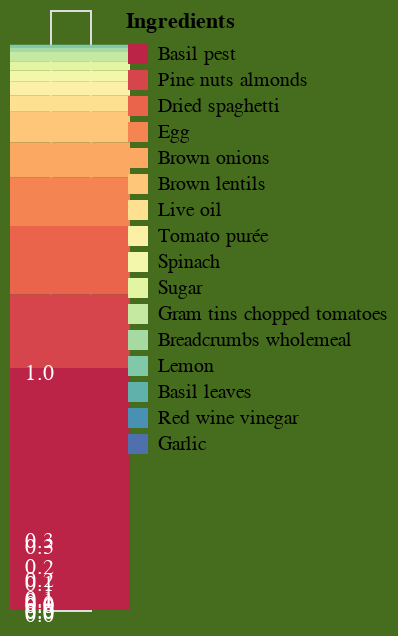

Notebook code cell kept with this figure:
### Code cell
df = df.sort_values('impact')
df = df.rename(columns={"name": "Ingredients"})

chart = alt.Chart(df).mark_bar(size = 60).encode(
    alt.Y('sum(impact)', axis = None),
    color = alt.Color('Ingredients', scale=alt.Scale(scheme='spectral', domain = list(reversed(df.Ingredients)))),
    order = alt.Order('impact:N', sort='descending'))



text = alt.Chart(df).mark_text(dx=-15, dy=3, color='white').encode(
    alt.Y('sum(impact)'),
    text=alt.Text('impact:N', format='.1f')
)

alt.layer(chart, text).configure_view(stroke='transparent').configure_legend(padding=1000,
    orient='left',
    labelColor = 'white',
    titleColor = 'white',
).configure(background = '#466d1d' )

### Figure 1 — Vega-Lite specification as saved in the notebook (floating-point values rounded to 4 significant figures)
{"config": {"view": {"continuousWidth": 400, "continuousHeight": 300}, "background": "#466d1d"}, "layer": [{"mark": {"type": "bar", "size": 60}, "encoding": {"color": {"type": "nominal", "field": "Ingredients", "scale": {"domain": ["Basil pest", "Pine nuts almonds", "Dried spaghetti", "Egg", "Brown onions", "Brown lentils", "Live oil", "Tomato purée", "Spinach", "Sugar", "Gram tins chopped tomatoes", "Breadcrumbs wholemeal", "Lemon", "Basil leaves", "Red wine vinegar", "Garlic"], "scheme": "spectral"}}, "order": {"type": "nominal", "field": "impact", "sort": "descending"}, "y": {"type": "quantitative", "aggregate": "sum", "axis": null, "field": "impact"}}}, {"mark": {"type": "text", "color": "white", "dx": -15, "dy": 3}, "encoding": {"text": {"type": "nominal", "field": "impact", "format": ".1f"}, "y": {"type": "quantitative", "aggregate": "sum", "field": "impact"}}}], "data": {"name": "data-9238ca879c7cf099f8b25a718b497fa0"}, "$schema": "https://vega.github.io/schema/vega-lite/v4.8.1.json", "datasets": {"data-9238ca879c7cf099f8b25a718b497fa0": [{"index": 3, "qty": "4", "unit": "clove", "Ingredients": "Garlic", "category": "Onions & Leeks", "impact": 0.0, "raw_ingredient": "3                          garlic"}, {"index": 13, "qty": 0, "unit": "gram", "Ingredients": "Red wine vinegar", "category": "Wine vinegar", "impact": 0.0, "raw_ingredient": "13              red wine vinegar "}, {"index": 15, "qty": 1, "unit": "unit", "Ingredients": "Basil leaves", "category": "Anise", "impact": 0.0, "raw_ingredient": "15                   basil leaves"}, {"index": 6, "qty": "1", "unit": "unit", "Ingredients": "Lemon", "category": "Lemon", "impact": 0.01411, "raw_ingredient": "6                           lemon"}, {"index": 9, "qty": "50", "unit": "gram", "Ingredients": "Breadcrumbs wholemeal", "category": "Bread", "impact": 0.01795, "raw_ingredient": "9           breadcrumbs wholemeal"}, {"index": 11, "qty": "400", "unit": "gram", "Ingredients": "Gram tins chopped tomatoes", "category": "Chips", "impact": 0.03977, "raw_ingredient": "11    gram tins chopped tomatoes "}, {"index": 14, "qty": "1", "unit": "tablespoon", "Ingredients": "Sugar", "category": "Cane Sugar", "impact": 0.04, "raw_ingredient": "14                         sugar "}, {"index": 4, "qty": "100", "unit": "gram", "Ingredients": "Spinach", "category": "Spinach", "impact": 0.0486, "raw_ingredient": "4                        spinach "}, {"index": 12, "qty": "2", "unit": "tablespoon", "Ingredients": "Tomato purée", "category": "Tomato sauce", "impact": 0.0588, "raw_ingredient": "12                  tomato purée "}, {"index": 2, "qty": "1", "unit": "tablespoon", "Ingredients": "Live oil", "category": "Olive Oil", "impact": 0.0714, "raw_ingredient": "2                       olive oil"}, {"index": 0, "qty": "225", "unit": "gram", "Ingredients": "Brown lentils", "category": "Green lentils", "impact": 0.1331, "raw_ingredient": "0                  brown lentils "}, {"index": 1, "qty": "2", "unit": "unit", "Ingredients": "Brown onions", "category": "Onions", "impact": 0.1517, "raw_ingredient": "1                    brown onions"}, {"index": 8, "qty": "1", "unit": "unit", "Ingredients": "Egg", "category": "Eggs", "impact": 0.21, "raw_ingredient": "8                            egg "}, {"index": 10, "qty": "300", "unit": "gram", "Ingredients": "Dried spaghetti", "category": "Pasta", "impact": 0.2963, "raw_ingredient": "10            oz dried spaghetti "}, {"index": 7, "qty": "50", "unit": "gram", "Ingredients": "Pine nuts almonds", "category": "Turkey breast", "impact": 0.319, "raw_ingredient": "7            oz pine nuts almonds"}, {"index": 5, "qty": "4", "unit": "tablespoon", "Ingredients": "Basil pest", "category": "Cheese", "impact": 1.049, "raw_ingredient": "5                    basil pesto "}]}}
